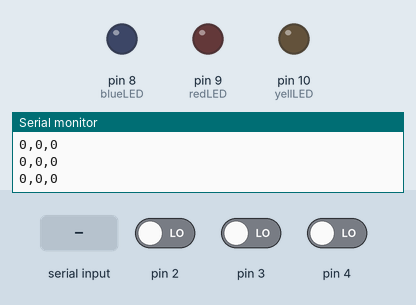
A sketch run on a simulated Arduino Uno, built with avr-gcc and run on an emulated ATmega328P. Parts: output pins drawn as LEDs (lit = HIGH), the last lines printed to the serial monitor. Dashed ring = blinking. The inputs (shaded band) are chosen by the test bench; at power-on: pin 2 LOW, pin 3 LOW, pin 4 LOW.

Above: at 1.0 s.
1.1 s: "L" received over Serial
At 1.3 s:
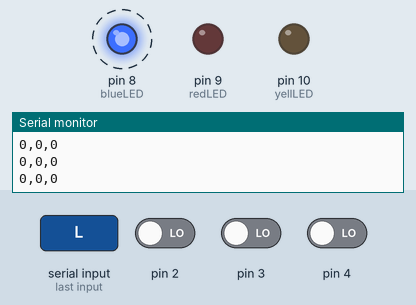
4.1 s: byte 1 (1) received over Serial
At 4.2 s:
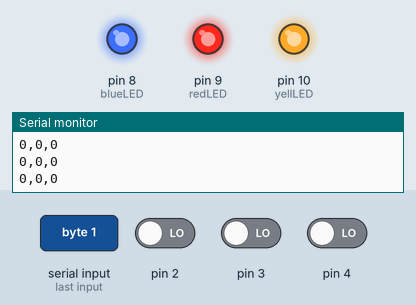
5.8 s: "H" received over Serial
At 5.9 s:
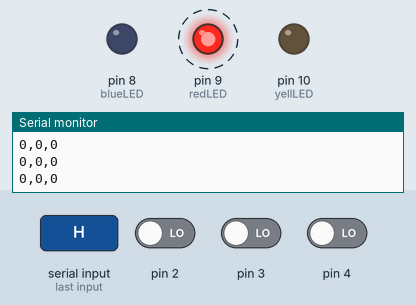
Timing chart, 0 to 9.5 s (numbered marks = the images above; inputs shaded):
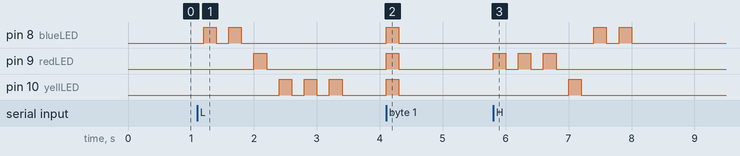

Measured:
- after the input at 1.1 s, pin 8 (blueLED): alternates HIGH for 0.20 s and LOW for 0.20 s, 4 changes in all, then stays LOW, starting after 0.10 s; pin 9 (redLED): LOW → HIGH after 0.90 s, → LOW 0.20 s later; pin 10 (yellLED): alternates HIGH for 0.20 s and LOW for 0.20 s, 6 changes in all, then stays LOW, starting after 1.3 s
- after the input at 4.1 s, pin 8 (blueLED), pin 9 (redLED), pin 10 (yellLED): LOW → HIGH at once, → LOW 0.20 s later
- after the input at 5.8 s, pin 8 (blueLED): alternates HIGH for 0.20 s and LOW for 0.20 s, 4 changes in all, then stays LOW, starting after 1.6 s; pin 9 (redLED): alternates HIGH for 0.20 s and LOW for 0.20 s, 6 changes in all, then stays LOW, starting at once; pin 10 (yellLED): LOW → HIGH after 1.2 s, → LOW 0.20 s later

The sketch:

Nov24Ard.ino
```cpp
//Liyan Ibrahim
//This is the code, along with the processing code for my LED memory game!

//initializing Global Variables
int blueButton = 0;    // blue
int redButton = 0;   // red
int yellowButton = 0;    // yellow
int inByte = 0;         // incoming serial byte
int blueLED = 8;
int redLED = 9;
int yellLED = 10;
int start = 0;
String vals[6];
String vals2[6];
//String p1[] = {"B", "B", "R", "Y", "Y", "Y"};
//String p2[] = {"R", "R", "R", "Y", "B", "B"};
int buttons[] = {2, 3, 4};
int buttonState = 0;
int pattern1IT = 0;
int pattern2IT = 0;
void setup() {
  // start serial port at 9600 bps and wait for port to open:
  Serial.begin(9600);
  while (!Serial) {
    ; // wait for serial port to connect. Needed for native USB port only
  }


  pinMode(2, INPUT);
  pinMode(3, INPUT);
  pinMode(4, INPUT);
  pinMode(blueLED, OUTPUT);
  pinMode(redLED, OUTPUT);
  pinMode(yellLED, OUTPUT);
  establishContact();  // send a byte to establish contact until receiver responds
}

void loop() {
  // if we get a valid byte, read analog ins:
  if (Serial.available() > 0) {
    // get incoming byte:
    inByte = Serial.read();
    //read buttons
    blueButton = digitalRead(2);
    redButton = digitalRead(3);
    yellowButton = digitalRead(4);
    //send button values
    Serial.print(blueButton);
    Serial.print(",");
    Serial.print(redButton);
    Serial.print(",");
    Serial.println(yellowButton);
    //play first pattern
    if (inByte == 'L') {
      pattern1();
    }
    //if wrong button is pressed (applied for both patterns)
    if (inByte == 1) {
      digitalWrite(blueLED, HIGH);
      digitalWrite(redLED, HIGH);
      digitalWrite(yellLED, HIGH);
      delay(200);
      digitalWrite(blueLED, LOW);
      digitalWrite(redLED, LOW);
      digitalWrite(yellLED, LOW);
      //delay(200);
    }
    if (inByte == 'H') {
      pattern2();
    }
  }
}

void establishContact() {
  while (Serial.available() <= 0) {
    Serial.println("0,0,0");   // send an initial string
    delay(300);
  }
}
void pattern1() { // first memory pattern

  if (pattern1IT == 0) {
    for (int i = 0; i < 2; i++) {
      digitalWrite(blueLED, HIGH);
      delay(200);
      digitalWrite(blueLED, LOW);
      delay(200);
    }
    digitalWrite(redLED, HIGH);
    delay(200);
    digitalWrite(redLED, LOW);
    delay(200);
    for (int i = 0; i < 3; i++) {
      digitalWrite(yellLED, HIGH);
      delay(200);
      digitalWrite(yellLED, LOW);
      delay(200);
    }
  }
  pattern1IT++; // to only play it once
  delay(200);
}
void pattern2() { // second memory pattern
  if (pattern2IT == 0) {
    for (int i = 0; i < 3; i++) {
      digitalWrite(redLED, HIGH);
      delay(200);
      digitalWrite(redLED, LOW);
      delay(200);
    }
    digitalWrite(yellLED, HIGH);
    delay(200);
    digitalWrite(yellLED, LOW);
    delay(200);
    for (int j = 0; j < 2; j++) {
      digitalWrite(blueLED, HIGH);
      delay(200);
      digitalWrite(blueLED, LOW);
      delay(200);
    }
  }
  pattern2IT++; //to only play the pattern once
}
//used for experimental reasons, not in this code
//boolean array_cmp(String *a, String *b, int len_a, int len_b) { // compare 2 arrays
//  int n;
//
//  // if their lengths are different, return false
//  if (len_a != len_b) return false;
//
//  // test each element to be the same. if not, return false
//  for (n = 0; n < len_a; n++) if (a[n] != b[n]) return false;
//
//  //ok, if we have not returned yet, they are equal :)
//  return true;
//}
```
